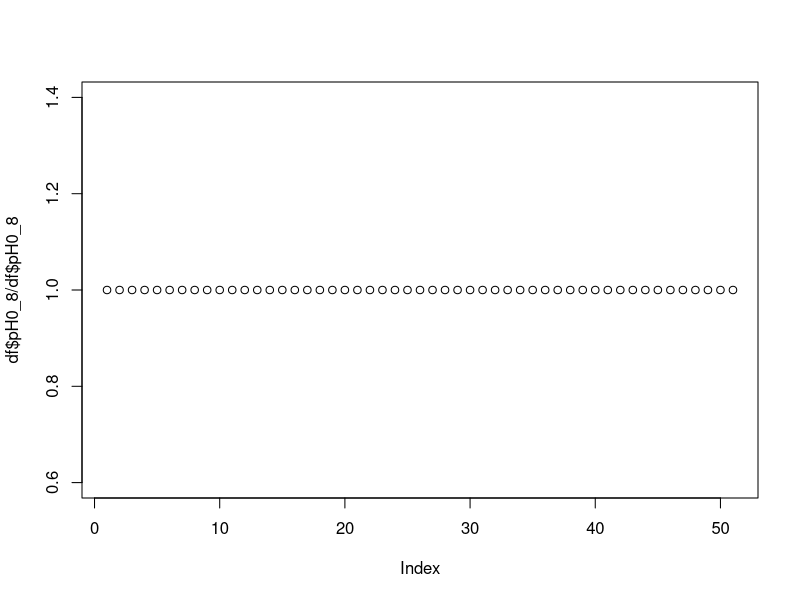

The R source for this figure:
library(dplyr)
library(purrr)
df <- 
    read.csv("data/ml_mcmc.csv") %>%
    mutate(pH0_8 = (x2 == 1) & (x3 == 1) & (x4 == 1)) %>%
    mutate(pH0_1 = (x2 == 1) & (x3 == 0) & (x4 == 1)) %>%
    purrr::map(~ dplyr::cummean(.x)[seq.int(4000, 5000, 20)]) %>%
    as.data.frame()

for (i in 8) {
    jpeg(file=paste0("images/ml_mcmc_", i, ".jpeg"))
    p <- plot(df$pH0_8 / df$pH0_8)
    dev.off()
}
